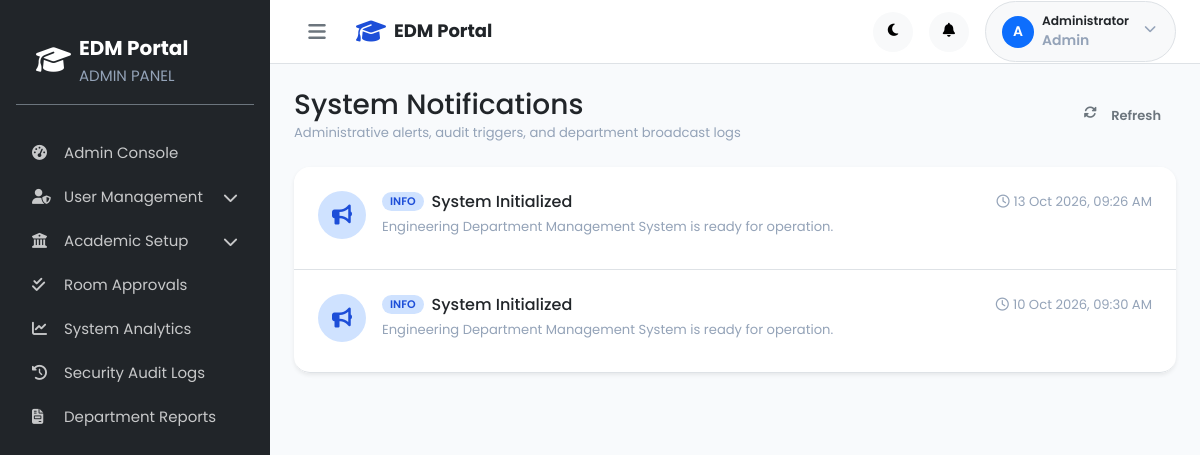
The page /admin/notifications.php (signed in) on the database its author committed.
### tables this page shows
CREATE TABLE `notifications` (
  `id` int(10) UNSIGNED NOT NULL,
  `user_id` int(10) UNSIGNED NOT NULL,
  `title` varchar(255) NOT NULL,
  `message` text NOT NULL,
  `type` enum('info','success','warning','danger','assignment','attendance','presentation','booking','material') NOT NULL DEFAULT 'info',
  `link` varchar(255) DEFAULT NULL,
  `is_read` tinyint(1) NOT NULL DEFAULT 0,
  `created_by` int(10) UNSIGNED DEFAULT NULL,
  `created_at` timestamp NOT NULL DEFAULT current_timestamp()
);

### admin/notifications.php (the view, shortened to what this page needs)
<?php
$userId = $_SESSION['user_id'] ?? 0;
$db = getDB();
$notifStmt = $db->prepare("
    SELECT * FROM notifications
    WHERE user_id = ? OR user_id = 0 OR user_id = 1
    ORDER BY created_at DESC
");
$notifStmt->execute([$userId]);
$notifications = $notifStmt->fetchAll();
require_once __DIR__ . '/../includes/header.php';
?>
<div class="d-flex" id="wrapper">
    <?php require_once __DIR__ . '/../includes/sidebar.php'; ?>
    <div id="page-content-wrapper" class="w-100">
        <?php require_once __DIR__ . '/../includes/navbar.php'; ?>
        <div class="container-fluid p-4">
            <div class="d-flex justify-content-between align-items-center mb-4 flex-wrap gap-2">
                <div>
                    <h1 class="h3 font-weight-bold text-dark mb-0">System Notifications</h1>
                    <p class="text-muted small mb-0">Administrative alerts, audit triggers, and department broadcast logs</p>
                </div>
                <button type="button" class="btn btn-outline-secondary rounded-pill btn-sm" onclick="location.reload()">
                    <i class="fas fa-sync-alt me-1"></i> Refresh
                </button>
            </div>
            <div class="card border-0 shadow-sm" style="border-radius: 16px;">
                <div class="card-body p-0">
                    <div class="list-group list-group-flush" style="border-radius: 16px;">
                        <?php if (empty($notifications)): ?>
                            <div class="p-5 text-center text-muted">
                                <i class="fas fa-bell-slash display-4 mb-3 d-block text-muted opacity-50"></i>
                                <h5 class="h6 font-weight-bold text-dark mb-1">No system alerts yet</h5>
                                <p class="text-muted small mb-0">You're all caught up! All administrative logs are clear.</p>
                            </div>
                        <?php else: ?>
                            <?php foreach ($notifications as $n):
                                $type = $n['type'] ?? 'info';
                                $icon = 'fa-bullhorn';
                                $bgClass = 'bg-primary-subtle text-primary';
                                switch ($type) {
                                    default:
                                        $icon = 'fa-bullhorn';
                                        $bgClass = 'bg-primary-subtle text-primary';
                                        break;
                                }
                            ?>
                                <div class="list-group-item p-4 border-bottom">
                                    <div class="d-flex align-items-start">
                                        <div class="rounded-circle <?= $bgClass ?> p-3 me-3 flex-shrink-0 d-flex align-items-center justify-content-center" style="width: 48px; height: 48px; font-size: 20px;">
                                            <i class="fas <?= $icon ?>"></i>
                                        </div>
                                        <div class="w-100">
                                            <div class="d-flex justify-content-between align-items-center mb-1 flex-wrap gap-2">
                                                <div class="d-flex align-items-center gap-2">
                                                    <span class="badge <?= $bgClass ?> text-uppercase px-2 py-1" style="font-size: 11px;">
                                                        <?= htmlspecialchars($type) ?>
                                                    </span>
                                                    <h5 class="h6 font-weight-bold text-dark mb-0"><?= htmlspecialchars($n['title']) ?></h5>
                                                </div>
                                                <span class="text-muted small">
                                                    <i class="far fa-clock me-1"></i><?= date('d M Y, h:i A', strtotime($n['created_at'])) ?>
                                                </span>
                                            </div>
                                            <p class="text-muted small mb-2"><?= nl2br(htmlspecialchars($n['message'])) ?></p>
                                        </div>
                                    </div>
                                </div>
                            <?php endforeach; ?>
                        <?php endif; ?>
                    </div>
                </div>
            </div>
        </div>
    </div>
</div>
<?php require_once __DIR__ . '/../includes/footer.php'; ?>

### assets/css/style.css (style rules this page uses)
:root { --primary: #1D4ED8; --primary-light: #3B82F6; --primary-lighter: #93C5FD; --primary-lightest: #DBEAFE; --primary-dark: #1E40AF; --primary-darker: #1E3A8A; --accent: #06B6D4; --accent-light: #22D3EE; --accent-lighter: #A5F3FC; --accent-dark: #0891B2; --gray-50: #F8FAFC; --gray-100: #F1F5F9; --gray-200: #E2E8F0; --gray-300: #CBD5E1; --gray-400: #94A3B8; --gray-500: #64748B; --gray-600: #475569; --gray-700: #334155; --gray-800: #1E293B; --gray-900: #0F172A; --success: #10B981; --success-light: #D1FAE5; --warning: #F59E0B; --warning-light: #FEF3C7; --danger: #EF4444; --danger-light: #FEE2E2; --info: #3B82F6; --info-light: #DBEAFE; --bg-body: #F8FAFC; --bg-card: #FFFFFF; --bg-sidebar: #0F172A; --bg-navbar: #FFFFFF; --bg-input: #FFFFFF; --text-primary: #0F172A; --text-secondary: #475569; --text-muted: #94A3B8; --text-white: #FFFFFF; --text-link: #1D4ED8; --border-color: #E2E8F0; --border-radius: 12px; --border-radius-sm: 8px; --border-radius-lg: 16px; --border-radius-xl: 24px; --border-radius-full: 9999px; --shadow-xs: 0 1px 2px rgba(0, 0, 0, 0.05); --shadow-sm: 0 1px 3px rgba(0, 0, 0, 0.1), 0 1px 2px rgba(0, 0, 0, 0.06); --shadow-md: 0 4px 6px -1px rgba(0, 0, 0, 0.1), 0 2px 4px -2px rgba(0, 0, 0, 0.1); --shadow-lg: 0 10px 15px -3px rgba(0, 0, 0, 0.1), 0 4px 6px -4px rgba(0, 0, 0, 0.1); --shadow-xl: 0 20px 25px -5px rgba(0, 0, 0, 0.1), 0 8px 10px -6px rgba(0, 0, 0, 0.1); --shadow-glow: 0 0 20px rgba(29, 78, 216, 0.15); --sidebar-width: 270px; --sidebar-collapsed-width: 72px; --navbar-height: 64px; --transition-fast: 150ms ease; --transition-base: 250ms ease; --transition-slow: 400ms cubic-bezier(0.4, 0, 0.2, 1); --font-family: 'Poppins', -apple-system, BlinkMacSystemFont, 'Segoe UI', sans-serif; }
*, *::before, *::after { margin: 0; padding: 0; box-sizing: border-box; }
html { font-size: 16px; scroll-behavior: smooth; -webkit-font-smoothing: antialiased; -moz-osx-font-smoothing: grayscale; }
body { font-family: var(--font-family); font-size: 0.9375rem; font-weight: 400; line-height: 1.6; color: var(--text-primary); background-color: var(--bg-body); overflow-x: hidden; }
button { cursor: pointer; font-family: var(--font-family); border: none; background: none; outline: none; }
h1, h2, h3, h4, h5, h6 { font-weight: 600; line-height: 1.3; color: var(--text-primary); }
h1 { font-size: 1.875rem; }
h5 { font-size: 1rem; }
p { margin-bottom: 0.75rem; color: var(--text-secondary); }
.text-primary { color: var(--primary) !important; }
.text-muted { color: var(--text-muted) !important; }
#wrapper, .app-wrapper { display: flex; width: 100%; min-height: 100vh; position: relative; overflow-x: hidden; background-color: var(--bg-body, #F8FAFC); }
#page-content-wrapper, .main-content { flex: 1; min-width: 0; margin-left: var(--sidebar-width) !important; padding-top: var(--navbar-height) !important; width: calc(100% - var(--sidebar-width)) !important; min-height: 100vh; transition: margin-left var(--transition-slow), width var(--transition-slow); background-color: var(--bg-body, #F8FAFC); }
.badge { display: inline-flex; align-items: center; gap: 4px; padding: 4px 10px; border-radius: var(--border-radius-full); font-size: 0.75rem; font-weight: 600; line-height: 1; white-space: nowrap; }
.btn { display: inline-flex; align-items: center; justify-content: center; gap: 8px; padding: 10px 20px; border-radius: var(--border-radius-sm); font-family: var(--font-family); font-size: 0.875rem; font-weight: 600; line-height: 1.5; text-align: center; cursor: pointer; border: 1px solid transparent; transition: all var(--transition-fast); white-space: nowrap; }
.btn i { width: 18px; height: 18px; }
.btn-sm { padding: 6px 14px; font-size: 0.8125rem; }
.card { background: var(--bg-card); border: 1px solid var(--border-color); border-radius: var(--border-radius); box-shadow: var(--shadow-xs); transition: all var(--transition-base); overflow: hidden; }
.card-body { padding: 20px; }
:root { --bs-backdrop-zindex: 10500; --bs-modal-zindex: 10550; }
.d-flex { display: flex; }
.flex-wrap { flex-wrap: wrap; }
body, .card, .navbar, #main-navbar, .sidebar, #sidebar, .table, .form-control, .form-select, .dropdown-menu, .modal-content, .list-group-item { transition: background-color 0.22s ease, border-color 0.22s ease, color 0.22s ease; }

### rows shown on the page
notifications: type "INFO", title "System Initialized", created_at "13 Oct 2026, 09:26 AM", message "Engineering Department Management System is ready for operation."
notifications: type "INFO", title "System Initialized", created_at "10 Oct 2026, 09:30 AM", message "Engineering Department Management System is ready for operation."

### other values the page prints
$currentRole "ADMIN"
$item['label'] "Admin Console"
$item['label'] "User Management"
$item['label'] "Academic Setup"
$item['label'] "Room Approvals"
$item['label'] "System Analytics"
$item['label'] "Security Audit Logs"
$item['label'] "Department Reports"
substr($userName, 0, 1) "A"
$userName "Administrator"
$currentRole "Admin"
